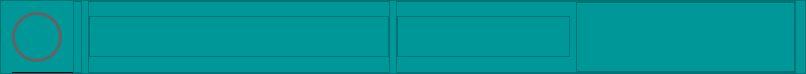
     <widget class="QFrame" name="main_header">
      <property name="maximumSize">
       <size>
        <width>16777215</width>
        <height>50</height>
       </size>
      </property>
      <property name="styleSheet">
       <string notr="true">QFrame{
	border-bottom: 1px solid #000;
	
	background-color: rgb(0, 151, 152);
}</string>
      </property>
      <property name="frameShape">
       <enum>QFrame::NoFrame</enum>
      </property>
      <property name="frameShadow">
       <enum>QFrame::Raised</enum>
      </property>
      <layout class="QHBoxLayout" name="horizontalLayout_2">
       <property name="spacing">
        <number>0</number>
       </property>
       <property name="leftMargin">
        <number>0</number>
       </property>
       <property name="topMargin">
        <number>0</number>
       </property>
       <property name="rightMargin">
        <number>0</number>
       </property>
       <property name="bottomMargin">
        <number>0</number>
       </property>
       <item>
        <widget class="QFrame" name="tittle_bar_container">
         <property name="frameShape">
          <enum>QFrame::NoFrame</enum>
         </property>
         <property name="frameShadow">
          <enum>QFrame::Raised</enum>
         </property>
         <property name="lineWidth">
          <number>0</number>
         </property>
         <layout class="QHBoxLayout" name="horizontalLayout_5">
          <property name="spacing">
           <number>0</number>
          </property>
          <property name="leftMargin">
           <number>0</number>
          </property>
          <property name="topMargin">
           <number>0</number>
          </property>
          <property name="rightMargin">
           <number>0</number>
          </property>
          <property name="bottomMargin">
           <number>0</number>
          </property>
          <item>
           <widget class="QFrame" name="tittle_bar">
            <property name="styleSheet">
             <string notr="true">QLabel{
	color: #fff;
}</string>
            </property>
            <property name="frameShape">
             <enum>QFrame::StyledPanel</enum>
            </property>
            <property name="frameShadow">
             <enum>QFrame::Raised</enum>
            </property>
            <layout class="QHBoxLayout" name="horizontalLayout_6">
             <property name="leftMargin">
              <number>11</number>
             </property>
             <property name="topMargin">
              <number>0</number>
             </property>
             <property name="bottomMargin">
              <number>0</number>
             </property>
             <item>
              <widget class="QFrame" name="User">
               <property name="frameShape">
                <enum>QFrame::NoFrame</enum>
               </property>
               <property name="frameShadow">
                <enum>QFrame::Plain</enum>
               </property>
               <layout class="QHBoxLayout" name="horizontalLayout_9">
                <property name="spacing">
                 <number>11</number>
                </property>
                <property name="leftMargin">
                 <number>0</number>
                </property>
                <property name="topMargin">
                 <number>0</number>
                </property>
                <property name="rightMargin">
                 <number>0</number>
                </property>
                <property name="bottomMargin">
                 <number>0</number>
                </property>
                <item>
                 <widget class="QFrame" name="profile_icon_frame">
                  <property name="minimumSize">
                   <size>
                    <width>50</width>
                    <height>50</height>
                   </size>
                  </property>
                  <property name="maximumSize">
                   <size>
                    <width>50</width>
                    <height>50</height>
                   </size>
                  </property>
                  <property name="styleSheet">
                   <string notr="true">image: url(:/icons/icons1/cil-user.png);
background-color: rgb(0, 151, 152);
border-radius: 25px;
border: 3px solid rgb(99, 99, 99);
</string>
                  </property>
                  <property name="frameShape">
                   <enum>QFrame::NoFrame</enum>
                  </property>
                  <property name="frameShadow">
                   <enum>QFrame::Plain</enum>
                  </property>
                 </widget>
                </item>
                <item>
                 <widget class="QLabel" name="username_title">
                  <property name="styleSheet">
                   <string notr="true">font: 75 14pt &quot;Calibri&quot;;
color: rgb(255, 255, 255);</string>
                  </property>
                  <property name="frameShape">
                   <enum>QFrame::StyledPanel</enum>
                  </property>
                  <property name="text">
                   <string/>
                  </property>
                 </widget>
                </item>
               </layout>
              </widget>
             </item>
             <item>
              <widget class="QFrame" name="frame">
               <property name="frameShape">
                <enum>QFrame::StyledPanel</enum>
               </property>
               <property name="frameShadow">
                <enum>QFrame::Plain</enum>
               </property>
               <layout class="QHBoxLayout" name="horizontalLayout_4">
                <property name="spacing">
                 <number>0</number>
                </property>
                <property name="leftMargin">
                 <number>0</number>
                </property>
                <property name="topMargin">
                 <number>0</number>
                </property>
                <property name="rightMargin">
                 <number>0</number>
                </property>
                <property name="bottomMargin">
                 <number>0</number>
                </property>
                <item>
                 <widget class="QLabel" name="Logo">
                  <property name="minimumSize">
                   <size>
                    <width>300</width>
                    <height>41</height>
                   </size>
                  </property>
                  <property name="maximumSize">
                   <size>
                    <width>201</width>
                    <height>41</height>
                   </size>
                  </property>
                  <property name="frameShape">
                   <enum>QFrame::StyledPanel</enum>
                  </property>
                  <property name="text">
                   <string/>
                  </property>
                  <property name="pixmap">
                   <pixmap resource="../UI Peog/Test 06-05-2021/logo.qrc">:/logo/LOGO_2.jpg</pixmap>
                  </property>
                 </widget>
                </item>
               </layout>
              </widget>
             </item>
             <item>
              <widget class="QFrame" name="frame_2">
               <property name="maximumSize">
                <size>
                 <width>400</width>
                 <height>16777215</height>
                </size>
               </property>
               <property name="frameShape">
                <enum>QFrame::StyledPanel</enum>
               </property>
               <property name="frameShadow">
                <enum>QFrame::Plain</enum>
               </property>
               <layout class="QHBoxLayout" name="horizontalLayout_3">
                <property name="leftMargin">
                 <number>0</number>
                </property>
                <property name="topMargin">
                 <number>0</number>
                </property>
                <property name="rightMargin">
                 <number>0</number>
                </property>
                <property name="bottomMargin">
                 <number>0</number>
                </property>
                <item>
                 <widget class="QTextBrowser" name="Date">
                  <property name="maximumSize">
                   <size>
                    <width>211</width>
                    <height>41</height>
                   </size>
                  </property>
                  <property name="styleSheet">
                   <string notr="true">color: rgb(255, 255, 255);
font: 12pt &quot;Siemens Sans Black&quot;;</string>
                  </property>
                  <property name="frameShadow">
                   <enum>QFrame::Plain</enum>
                  </property>
                  <property name="html">
                   <string>&lt;!DOCTYPE HTML PUBLIC &quot;-//W3C//DTD HTML 4.0//EN&quot; &quot;http://www.w3.org/TR/REC-html40/strict.dtd&quot;&gt;
&lt;html&gt;&lt;head&gt;&lt;meta name=&quot;qrichtext&quot; content=&quot;1&quot; /&gt;&lt;style type=&quot;text/css&quot;&gt;
p, li { white-space: pre-wrap; }
&lt;/style&gt;&lt;/head&gt;&lt;body style=&quot; font-family:'Siemens Sans Black'; font-size:12pt; font-weight:400; font-style:normal;&quot;&gt;
&lt;p style=&quot;-qt-paragraph-type:empty; margin-top:0px; margin-bottom:0px; margin-left:0px; margin-right:0px; -qt-block-indent:0; text-indent:0px; font-family:'MS Shell Dlg 2'; font-size:8.25pt;&quot;&gt;&lt;br /&gt;&lt;/p&gt;&lt;/body&gt;&lt;/html&gt;</string>
                  </property>
                 </widget>
                </item>
                <item>
                 <widget class="QTextBrowser" name="Time">
                  <property name="styleSheet">
                   <string notr="true">color: rgb(255, 255, 255);
font: 12pt &quot;Siemens Sans Black&quot;;</string>
                  </property>
                  <property name="frameShadow">
                   <enum>QFrame::Plain</enum>
                  </property>
                 </widget>
                </item>
               </layout>
              </widget>
             </item>
            </layout>
           </widget>
          </item>
         </layout>
        </widget>
       </item>
      </layout>
     </widget>
